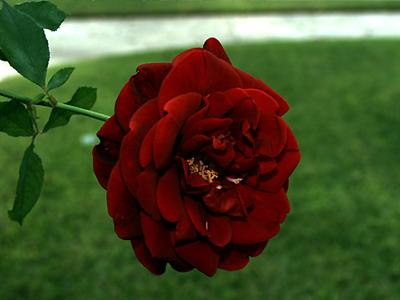
#> input picture datas/f3.jpg, 400 x 300 px
$ jupyter execute '01-理想带阻滤波器.ipynb'   (shell and % lines are left out)
#> lines starting #> are read from the running program, lines starting #| are printed output that depends on the picture; after the words box and inside, x2 and y2 are one past the last pixel; in counts of white or black regions, pixels touching at a corner belong together
# 理想带阻滤波器

理想带阻滤波器是频域滤波的一种，主要是抑制距离频域中心D0、一个圆环区域的频域成分，因此可以使用理想带阻滤波器来消除频率分布在圆环上的周期噪声。

公式如下

## 算法实现

[cell 1]
import cv2
import numpy as np
import matplotlib.pyplot as plt
from scipy import signal
from pyexcel_xls import get_data

[cell 2]
'''
理想带阻滤波器
input:
     M,N:频域滤波器的尺寸
     D0：带阻滤波器的截止频率
     W:带宽
output:
       H：M x N的矩阵，表示频域滤波器矩阵，数据类型为double，
'''
def freqfilter_ideal(M,N,D0,W):
    u = np.arange(-M//2,M//2,0.5)
    v = np.arange(-N//2.,N//2,0.5)
    U,V = np.meshgrid(u,v)
    D = np.sqrt(U**2 + V**2)
    print(D)
    idx = (D < (D0 - W / 2)) | (D > (D0 + W / 2))
    H = np.zeros_like(D)
    H[idx] = 1
    H[~idx] = 0
    return H

[cell 3]
def noise_gaussian(M,N,a = 0,b=1):
    R = a + b * np.random.randn(M,N)
    return R

[cell 4]
'''
图像理想低通滤波
'''
def freqfilter_ideal_lp(src,D0):
    src_f = src.astype('float64') / 255.0
    # 傅立叶变换
    img_fft = np.fft.fft2(src_f)
    img_fftshift = np.fft.fftshift(img_fft)

    # 进行理想低通滤波
    idx = (np.abs(img_fftshift) >= D0)
#     print(np.abs(img_fftshift))
    dst_fftshift = np.zeros_like(img_fftshift)
    dst_fftshift[idx] = img_fftshift[idx]
#     dst_fftshift[~idx] = 0

    dst_ifftshift = np.fft.ifftshift(dst_fftshift)
    dst = np.fft.ifft2(dst_ifftshift)
    dst = np.abs(dst)
    dst = dst * 255
    dst[dst < 0] = 0
    dst[dst > 255] = 255

    return dst.astype('uint8')

[cell 5]
src = cv2.cvtColor(cv2.imread('../../datas/f3.jpg'),cv2.COLOR_BGR2RGB)
gray = cv2.cvtColor(src,cv2.COLOR_RGB2GRAY)
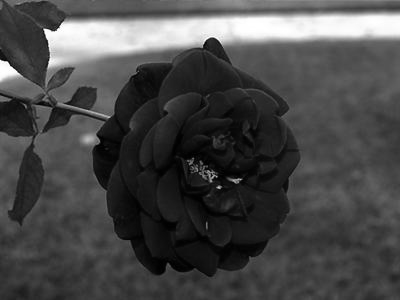
#> gray: shape (300, 400); min 0, max 255, mean 72.5

[cell 6]
rows,cols = gray.shape
#> rows = 300; cols = 400
noise = noise_gaussian(rows,cols,a=0,b=0.1)
src_noise = np.zeros(src.shape,dtype=np.float64)
src_noise[:,:,0] = np.float64(src[:,:,0]) + noise * 255
src_noise[:,:,1] = np.float64(src[:,:,1]) + noise * 255
src_noise[:,:,2] = np.float64(src[:,:,2]) + noise * 255
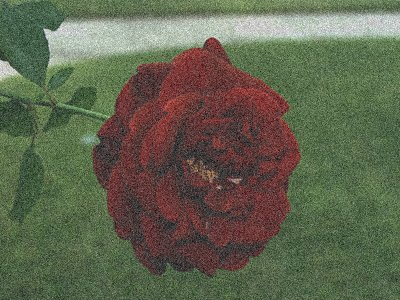
#> src_noise: shape (300, 400, 3) float64; mean R, G, B 72.5, 78.7, 41.3; drawn with min black and max white

src_noise[src_noise < 0] = 0
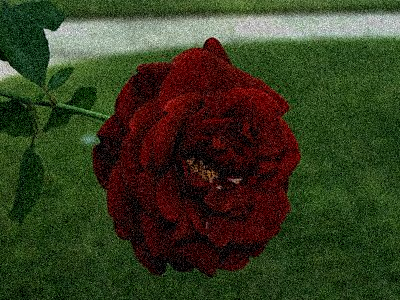
#> src_noise: shape (300, 400, 3) float64; mean R, G, B 73.1, 81, 44.9; drawn with min black and max white
src_noise[src_noise > 255] = 255
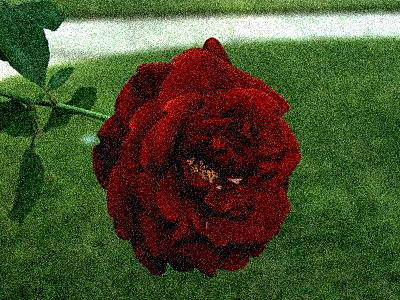
#> src_noise: shape (300, 400, 3) float64; 2.53% of pixels changed, all inside (x1, y1, x2, y2) = (0, 14, 400, 140)
src_noise = src_noise.astype(np.uint8)

[cell 7]
plt.imshow(src_noise)

[cell 8]
dstr = freqfilter_ideal_lp(src_noise[:,:,0],70)
#> in freqfilter_ideal_lp, `idx = (np.abs(img_fftshift) >= D0)`:
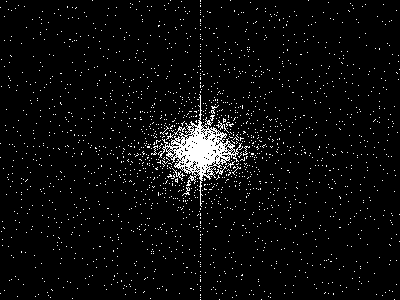
#> idx: shape (300, 400) bool; 4% white in thin lines or dots
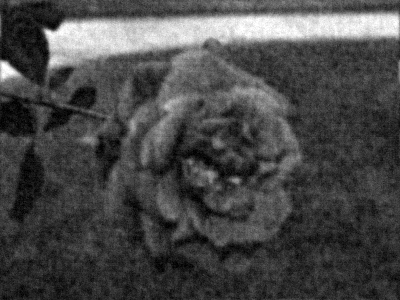
#> dstr: shape (300, 400); min 0, max 255, mean 71.9
dstg = freqfilter_ideal_lp(src_noise[:,:,1],70)
#> in freqfilter_ideal_lp (call 2), `idx = (np.abs(img_fftshift) >= D0)`: idx: shape (300, 400) bool; 3% white in thin lines or dots
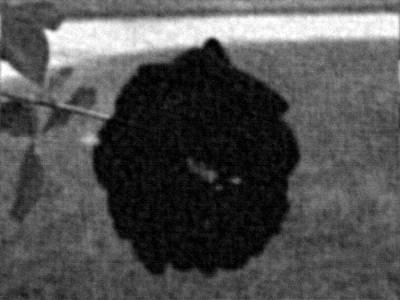
#> dstg: shape (300, 400); min 0, max 255, mean 79.7
dstb = freqfilter_ideal_lp(src_noise[:,:,2],70)
#> call 3 of freqfilter_ideal_lp, with D0 = 70
#> in freqfilter_ideal_lp (call 3), `src_f = src.astype('float64') / 255.0`:
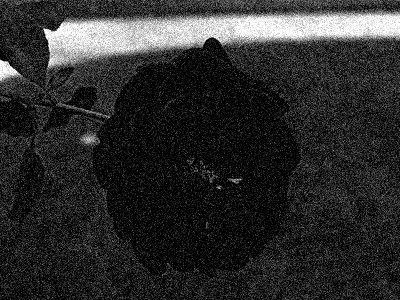
#> src_f: shape (300, 400) float64; min 0, max 1, mean 0.174
#> in freqfilter_ideal_lp (call 3), `idx = (np.abs(img_fftshift) >= D0)`: idx: shape (300, 400) bool; 2.1% white; 687 white regions (684 under 20 px), largest, box (x1, y1, x2, y2) and area: (171, 118, 230, 183) 1479, (230, 143, 243, 156) 32, (158, 145, 171, 158) 32
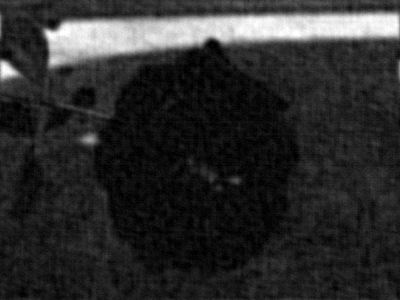
#> dstb: shape (300, 400); min 0, max 255, mean 43.8
# dst = freqfilter_ideal_lp(gray,20 / 255.0)

[cell 9]
# plt.imshow(dst,'gray')
plt.imshow(cv2.merge([dstr,dstg,dstb]))

[cell 10]
plt.imshow(src)

[cell 11]
plt.imshow(np.abs(cv2.merge([dstr,dstg,dstb]) - src_noise))
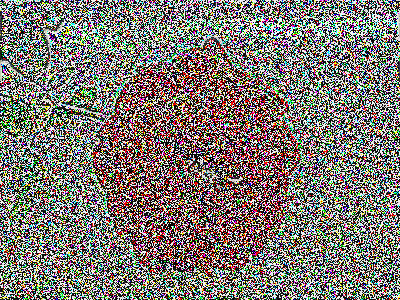
#> shown: shape (300, 400, 3); mean R, G, B 125.7, 119.6, 114.2

$ run again, with datas/f1.jpg copied over datas/f3.jpg
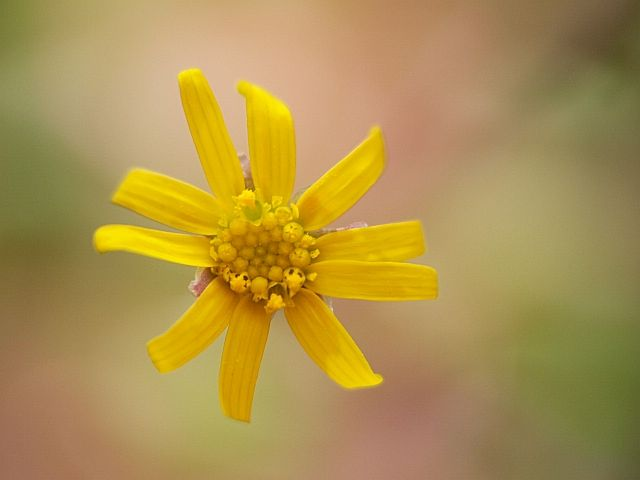
#> input picture datas/f1.jpg, 640 x 480 px
#> in freqfilter_ideal_lp, `idx = (np.abs(img_fftshift) >= D0)`:
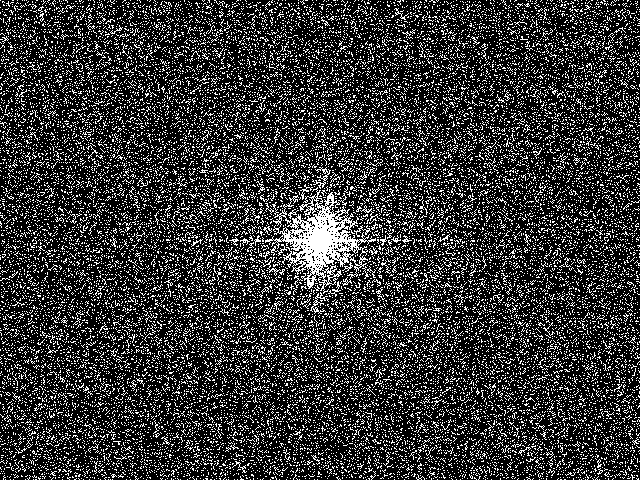
#> idx: shape (480, 640) bool; 20.8% white in thin lines or dots
#> idx: shape (480, 640) bool; 21.9% white in thin lines or dots
#> idx: shape (480, 640) bool; 18.7% white in thin lines or dots
#> `[cell 11] plt.imshow(np.abs(cv2.merge([dstr,dstg,dstb]) - src_noise))`:
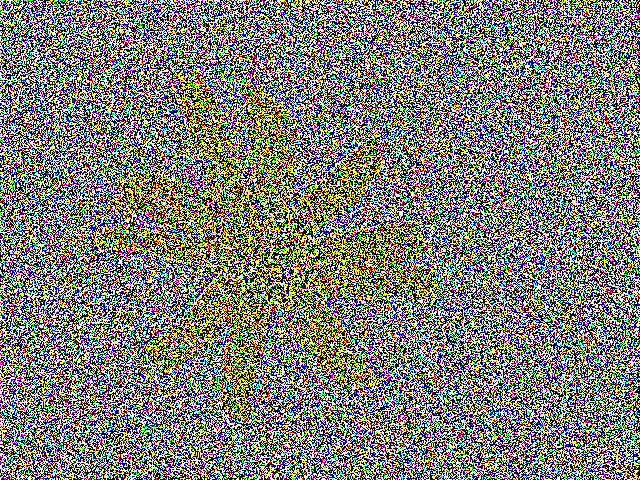
#> shown: shape (480, 640, 3); mean R, G, B 127.5, 127.4, 120.2

$ run again, with datas/f4.jpg copied over datas/f3.jpg
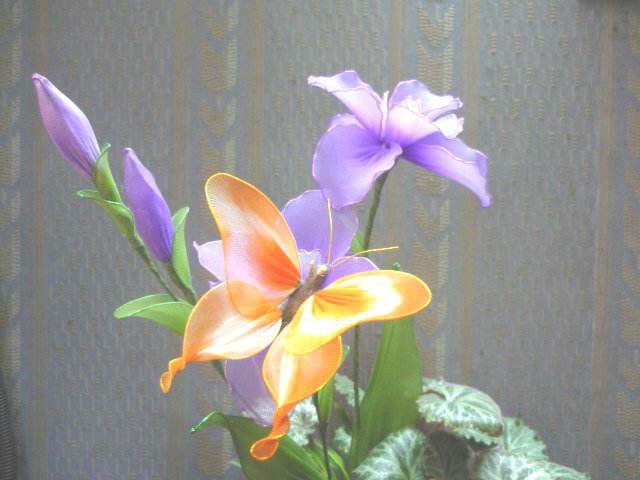
#> input picture datas/f4.jpg, 640 x 480 px
#> idx: shape (480, 640) bool; 21.9% white in thin lines or dots
#> idx: shape (480, 640) bool; 22.9% white in thin lines or dots
#> idx: shape (480, 640) bool; 23% white in thin lines or dots
#> `[cell 11] plt.imshow(np.abs(cv2.merge([dstr,dstg,dstb]) - src_noise))`:
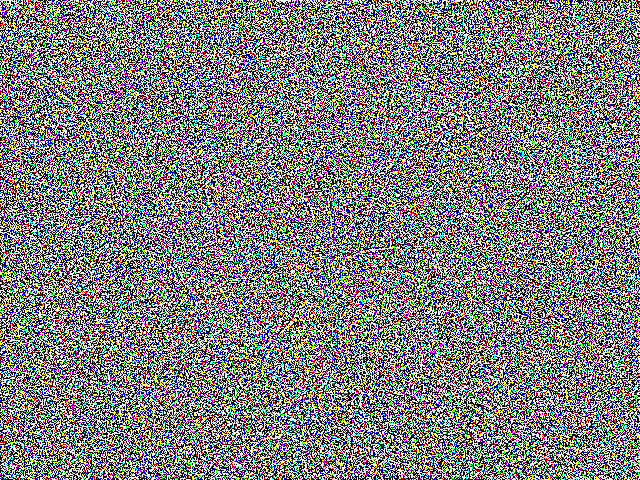
#> shown: shape (480, 640, 3); mean R, G, B 127.7, 127.5, 127.7
